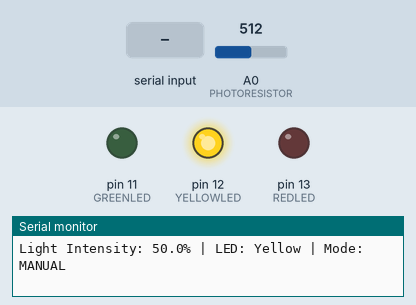
This sketch was run on a simulated Arduino Uno, built with avr-gcc and run on an emulated ATmega328P. On the bench: output pins drawn as LEDs (lit = HIGH), the last lines printed to the serial monitor. The test bench sets the inputs (shaded band); at power-on: A0 (PHOTORESISTOR) = 512.

Above: at 1.2 s.
1.3 s: A0 (PHOTORESISTOR) set to 419
3.3 s: A0 (PHOTORESISTOR) set to 397
At 4.6 s:
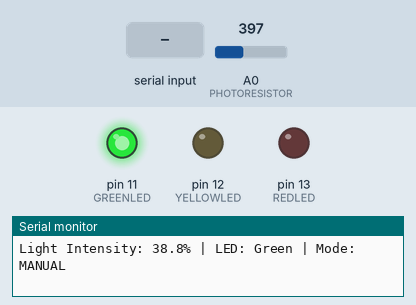
5.6 s: A0 (PHOTORESISTOR) set to 900
At 7.4 s:
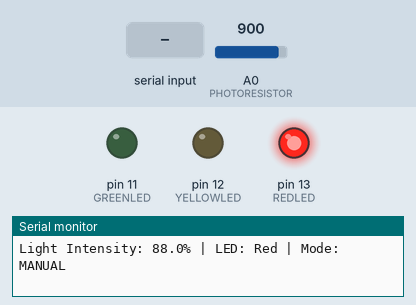
9.6 s: "MODE AUTO\n" received over Serial
11.6 s: "MODE MANUAL\n" received over Serial
Timing chart, 0 to 14.6 s (numbered marks = the images above; inputs shaded):
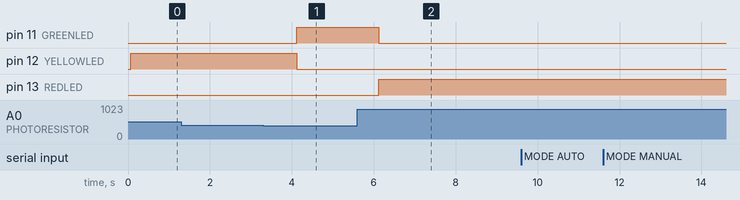

The sketch:

midterm_lab.ino
```cpp
// pins
#define PHOTORESISTOR A0
#define GREENLED 11
#define YELLOWLED 12
#define REDLED 13

// variables
int lightValue = 0;
float lightPercent = 0;
String mode = "MANUAL";
String environment = "";

int lowThreshold = 40;
int highThreshold = 70;

// led based on intensity
void updateLEDs(float intensity) {
  digitalWrite(GREENLED, LOW);
  digitalWrite(YELLOWLED, LOW);
  digitalWrite(REDLED, LOW);

  if (intensity < lowThreshold) {
    digitalWrite(GREENLED, HIGH);
  } else if (intensity < highThreshold) {
    digitalWrite(YELLOWLED, HIGH);
  } else {
    digitalWrite(REDLED, HIGH);
  }
}

// adjust environment
void adjustEnvironment(float intensity) {
  if (intensity < 40) {
    environment = "Cloudy";
  }
  else if (intensity < 70) {
    environment = "Normal";
  }
  else {
    environment = "Bright Sunlight";
  }
}

void setup() {
  pinMode(GREENLED, OUTPUT);
  pinMode(YELLOWLED, OUTPUT);
  pinMode(REDLED, OUTPUT);
  pinMode(PHOTORESISTOR, INPUT);

  Serial.begin(9600);
  Serial.println("Smart Lighting System Initialized.");
  Serial.println("Default Mode: MANUAL");
  Serial.println("Use commands: MODE AUTO / MODE MANUAL / SET LOW xx / SET HIGH xx");
}

void loop() {
  // Read sensor and convert to percent
  lightValue = analogRead(PHOTORESISTOR);
  lightPercent = (lightValue / 1023.0) * 100.0;

  // auto environment
if (mode == "AUTO") {
  adjustEnvironment(lightPercent);
  digitalWrite(GREENLED, environment == "Cloudy" ? HIGH : LOW);
  digitalWrite(YELLOWLED, environment == "Normal" ? HIGH : LOW);
  digitalWrite(REDLED, environment == "Bright Sunlight" ? HIGH : LOW);
} else {
  // LED based on threshold
  updateLEDs(lightPercent);
}

Serial.print("Light Intensity: ");
Serial.print(lightPercent, 1);
Serial.print("% | LED: ");

if (mode == "AUTO") {
  // LED display based on environment
  if (environment == "Cloudy") Serial.print("Green");
  else if (environment == "Normal") Serial.print("Yellow");
  else Serial.print("Red");
} else {
  // Manual mode
  if (lightPercent < lowThreshold) Serial.print("Green");
  else if (lightPercent < highThreshold) Serial.print("Yellow");
  else Serial.print("Red");
}

Serial.print(" | Mode: ");
Serial.print(mode);

if (mode == "AUTO") {
  Serial.print(" | Environment: ");
  Serial.println(environment);
} else {
  Serial.println();
}

  delay(1000);

  if (Serial.available()) {
    String command = Serial.readStringUntil('\n');
    command.trim();

    command.toUpperCase();

    if (command == "MODE AUTO") {
      mode = "AUTO";
      adjustEnvironment(lightPercent);
      Serial.println("Switched to AUTOMATIC mode.");
    }
    else if (command == "MODE MANUAL") {
      mode = "MANUAL";
      Serial.println("Switched to MANUAL mode.");
    }
    // manual threshold
    else if (mode == "MANUAL" && command.startsWith("SET LOW ")) {
      String valStr = command.substring(8);
      int val = valStr.toInt();
      lowThreshold = constrain(val, 0, 100);
      Serial.print("Low threshold set to ");
      Serial.println(lowThreshold);

      updateLEDs(lightPercent);
    }
    else if (mode == "MANUAL" && command.startsWith("SET HIGH ")) {
      String valStr = command.substring(9);
      int val = valStr.toInt();
      highThreshold = constrain(val, 0, 100);
      Serial.print("High threshold set to ");
      Serial.println(highThreshold);

      updateLEDs(lightPercent);
    }
    else {
      Serial.println("Error: Wrong command");
    }
  }
}
```

Measured:
- the behaviour switches between 410 and 409 on A0 (PHOTORESISTOR) (found by bisection; images 0 and 1)
- after the input at 3.3 s, pin 11 (GREENLED): LOW → HIGH after 0.82 s; pin 12 (YELLOWLED): HIGH → LOW after 0.82 s
- after the input at 5.6 s, pin 11 (GREENLED): HIGH → LOW after 0.52 s; pin 13 (REDLED): LOW → HIGH after 0.52 s
